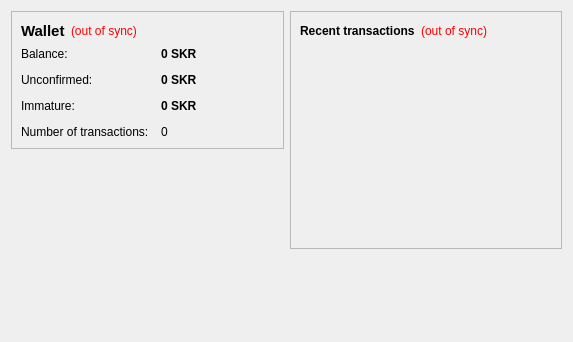
<?xml version="1.0" encoding="UTF-8"?>
<ui version="4.0">
 <class>OverviewPage</class>
 <widget class="QWidget" name="OverviewPage">
  <property name="geometry">
   <rect>
    <x>0</x>
    <y>0</y>
    <width>573</width>
    <height>342</height>
   </rect>
  </property>
  <property name="windowTitle">
   <string>Form</string>
  </property>
  <layout class="QHBoxLayout" name="horizontalLayout" stretch="1,1">
   <item>
    <layout class="QVBoxLayout" name="verticalLayout_2">
     <item>
      <widget class="QFrame" name="frame">
       <property name="frameShape">
        <enum>QFrame::StyledPanel</enum>
       </property>
       <property name="frameShadow">
        <enum>QFrame::Raised</enum>
       </property>
       <layout class="QVBoxLayout" name="verticalLayout_4">
        <item>
         <layout class="QHBoxLayout" name="horizontalLayout_4">
          <item>
           <widget class="QLabel" name="label_5">
            <property name="font">
             <font>
              <pointsize>11</pointsize>
              <weight>75</weight>
              <bold>true</bold>
             </font>
            </property>
            <property name="text">
             <string>Wallet</string>
            </property>
           </widget>
          </item>
          <item>
           <widget class="QLabel" name="labelWalletStatus">
            <property name="toolTip">
             <string>The displayed information may be out of date. Your wallet automatically synchronizes with the skrtskrt network after a connection is established, but this process has not completed yet.</string>
            </property>
            <property name="styleSheet">
             <string notr="true">QLabel { color: red; }</string>
            </property>
            <property name="text">
             <string notr="true">(out of sync)</string>
            </property>
            <property name="alignment">
             <set>Qt::AlignLeading|Qt::AlignLeft|Qt::AlignVCenter</set>
            </property>
           </widget>
          </item>
          <item>
           <spacer name="horizontalSpacer_2">
            <property name="orientation">
             <enum>Qt::Horizontal</enum>
            </property>
            <property name="sizeHint" stdset="0">
             <size>
              <width>40</width>
              <height>20</height>
             </size>
            </property>
           </spacer>
          </item>
         </layout>
        </item>
        <item>
         <layout class="QFormLayout" name="formLayout_2">
          <property name="fieldGrowthPolicy">
           <enum>QFormLayout::AllNonFixedFieldsGrow</enum>
          </property>
          <property name="horizontalSpacing">
           <number>12</number>
          </property>
          <property name="verticalSpacing">
           <number>12</number>
          </property>
          <item row="0" column="0">
           <widget class="QLabel" name="label">
            <property name="text">
             <string>Balance:</string>
            </property>
           </widget>
          </item>
          <item row="0" column="1">
           <widget class="QLabel" name="labelBalance">
            <property name="font">
             <font>
              <weight>75</weight>
              <bold>true</bold>
             </font>
            </property>
            <property name="cursor">
             <cursorShape>IBeamCursor</cursorShape>
            </property>
            <property name="toolTip">
             <string>Your current balance</string>
            </property>
            <property name="text">
             <string notr="true">0 SKR</string>
            </property>
            <property name="textInteractionFlags">
             <set>Qt::LinksAccessibleByMouse|Qt::TextSelectableByKeyboard|Qt::TextSelectableByMouse</set>
            </property>
           </widget>
          </item>
          <item row="1" column="0">
           <widget class="QLabel" name="label_3">
            <property name="text">
             <string>Unconfirmed:</string>
            </property>
           </widget>
          </item>
          <item row="1" column="1">
           <widget class="QLabel" name="labelUnconfirmed">
            <property name="font">
             <font>
              <weight>75</weight>
              <bold>true</bold>
             </font>
            </property>
            <property name="cursor">
             <cursorShape>IBeamCursor</cursorShape>
            </property>
            <property name="toolTip">
             <string>Total of transactions that have yet to be confirmed, and do not yet count toward the current balance</string>
            </property>
            <property name="text">
             <string notr="true">0 SKR</string>
            </property>
            <property name="textInteractionFlags">
             <set>Qt::LinksAccessibleByMouse|Qt::TextSelectableByKeyboard|Qt::TextSelectableByMouse</set>
            </property>
           </widget>
          </item>
          <item row="3" column="0">
           <widget class="QLabel" name="label_2">
            <property name="text">
             <string>Number of transactions:</string>
            </property>
           </widget>
          </item>
          <item row="3" column="1">
           <widget class="QLabel" name="labelNumTransactions">
            <property name="toolTip">
             <string>Total number of transactions in wallet</string>
            </property>
            <property name="text">
             <string notr="true">0</string>
            </property>
           </widget>
          </item>
          <item row="2" column="0">
           <widget class="QLabel" name="labelImmatureText">
            <property name="text">
             <string>Immature:</string>
            </property>
           </widget>
          </item>
          <item row="2" column="1">
           <widget class="QLabel" name="labelImmature">
            <property name="font">
             <font>
              <weight>75</weight>
              <bold>true</bold>
             </font>
            </property>
            <property name="toolTip">
             <string>Mined balance that has not yet matured</string>
            </property>
            <property name="text">
             <string notr="true">0 SKR</string>
            </property>
            <property name="textInteractionFlags">
             <set>Qt::LinksAccessibleByMouse|Qt::TextSelectableByKeyboard|Qt::TextSelectableByMouse</set>
            </property>
           </widget>
          </item>
         </layout>
        </item>
       </layout>
      </widget>
     </item>
     <item>
      <spacer name="verticalSpacer">
       <property name="orientation">
        <enum>Qt::Vertical</enum>
       </property>
       <property name="sizeHint" stdset="0">
        <size>
         <width>20</width>
         <height>40</height>
        </size>
       </property>
      </spacer>
     </item>
    </layout>
   </item>
   <item>
    <layout class="QVBoxLayout" name="verticalLayout_3">
     <item>
      <widget class="QFrame" name="frame_2">
       <property name="frameShape">
        <enum>QFrame::StyledPanel</enum>
       </property>
       <property name="frameShadow">
        <enum>QFrame::Raised</enum>
       </property>
       <layout class="QVBoxLayout" name="verticalLayout">
        <item>
         <layout class="QHBoxLayout" name="horizontalLayout_2">
          <item>
           <widget class="QLabel" name="label_4">
            <property name="text">
             <string>&lt;b&gt;Recent transactions&lt;/b&gt;</string>
            </property>
           </widget>
          </item>
          <item>
           <widget class="QLabel" name="labelTransactionsStatus">
            <property name="toolTip">
             <string>The displayed information may be out of date. Your wallet automatically synchronizes with the skrtskrt network after a connection is established, but this process has not completed yet.</string>
            </property>
            <property name="styleSheet">
             <string notr="true">QLabel { color: red; }</string>
            </property>
            <property name="text">
             <string notr="true">(out of sync)</string>
            </property>
            <property name="alignment">
             <set>Qt::AlignRight|Qt::AlignTrailing|Qt::AlignVCenter</set>
            </property>
           </widget>
          </item>
          <item>
           <spacer name="horizontalSpacer">
            <property name="orientation">
             <enum>Qt::Horizontal</enum>
            </property>
            <property name="sizeHint" stdset="0">
             <size>
              <width>40</width>
              <height>20</height>
             </size>
            </property>
           </spacer>
          </item>
         </layout>
        </item>
        <item>
         <widget class="QListView" name="listTransactions">
          <property name="styleSheet">
           <string notr="true">QListView { background: transparent; }</string>
          </property>
          <property name="frameShape">
           <enum>QFrame::NoFrame</enum>
          </property>
          <property name="verticalScrollBarPolicy">
           <enum>Qt::ScrollBarAlwaysOff</enum>
          </property>
          <property name="horizontalScrollBarPolicy">
           <enum>Qt::ScrollBarAlwaysOff</enum>
          </property>
          <property name="selectionMode">
           <enum>QAbstractItemView::NoSelection</enum>
          </property>
         </widget>
        </item>
       </layout>
      </widget>
     </item>
     <item>
      <spacer name="verticalSpacer_2">
       <property name="orientation">
        <enum>Qt::Vertical</enum>
       </property>
       <property name="sizeHint" stdset="0">
        <size>
         <width>20</width>
         <height>40</height>
        </size>
       </property>
      </spacer>
     </item>
    </layout>
   </item>
  </layout>
 </widget>
 <resources/>
 <connections/>
</ui>
